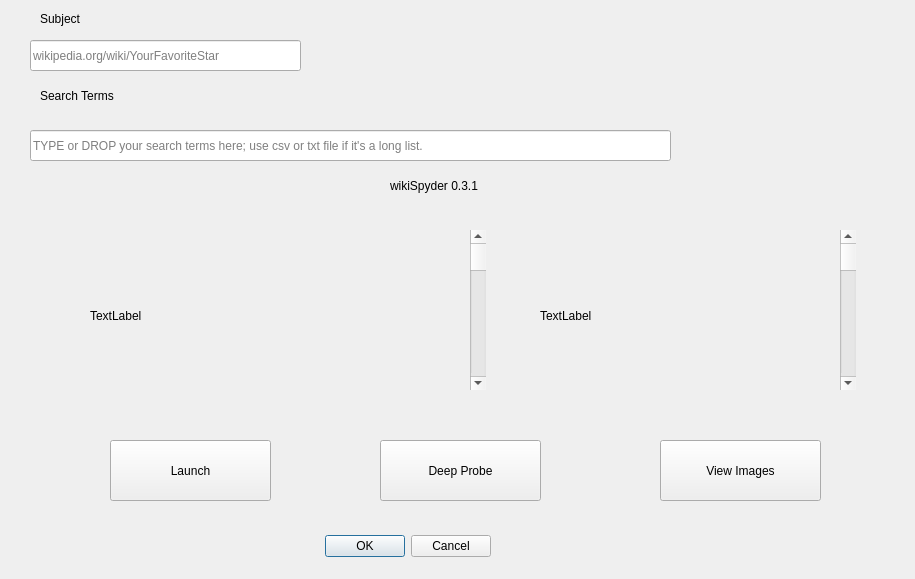
<?xml version="1.0" encoding="UTF-8"?>
<ui version="4.0">
 <class>Dialog</class>
 <widget class="QDialog" name="Dialog">
  <property name="geometry">
   <rect>
    <x>0</x>
    <y>0</y>
    <width>915</width>
    <height>579</height>
   </rect>
  </property>
  <property name="windowTitle">
   <string>Dialog</string>
  </property>
  <widget class="QDialogButtonBox" name="buttonBox">
   <property name="geometry">
    <rect>
     <x>150</x>
     <y>530</y>
     <width>341</width>
     <height>32</height>
    </rect>
   </property>
   <property name="orientation">
    <enum>Qt::Horizontal</enum>
   </property>
   <property name="standardButtons">
    <set>QDialogButtonBox::Cancel|QDialogButtonBox::Ok</set>
   </property>
  </widget>
  <widget class="QPushButton" name="pushButton">
   <property name="geometry">
    <rect>
     <x>110</x>
     <y>440</y>
     <width>161</width>
     <height>61</height>
    </rect>
   </property>
   <property name="text">
    <string>Launch</string>
   </property>
  </widget>
  <widget class="QPushButton" name="pushButton_2">
   <property name="geometry">
    <rect>
     <x>380</x>
     <y>440</y>
     <width>161</width>
     <height>61</height>
    </rect>
   </property>
   <property name="text">
    <string>Deep Probe</string>
   </property>
  </widget>
  <widget class="QPushButton" name="pushButton_3">
   <property name="geometry">
    <rect>
     <x>660</x>
     <y>440</y>
     <width>161</width>
     <height>61</height>
    </rect>
   </property>
   <property name="text">
    <string>View Images</string>
   </property>
  </widget>
  <widget class="QLineEdit" name="subject_url">
   <property name="geometry">
    <rect>
     <x>30</x>
     <y>40</y>
     <width>271</width>
     <height>31</height>
    </rect>
   </property>
   <property name="placeholderText">
    <string>wikipedia.org/wiki/YourFavoriteStar</string>
   </property>
  </widget>
  <widget class="QLineEdit" name="lineEdit_2">
   <property name="geometry">
    <rect>
     <x>30</x>
     <y>130</y>
     <width>641</width>
     <height>31</height>
    </rect>
   </property>
   <property name="placeholderText">
    <string>TYPE or DROP your search terms here; use csv or txt file if it's a long list.</string>
   </property>
  </widget>
  <widget class="QLabel" name="label">
   <property name="geometry">
    <rect>
     <x>40</x>
     <y>10</y>
     <width>161</width>
     <height>18</height>
    </rect>
   </property>
   <property name="text">
    <string>Subject</string>
   </property>
  </widget>
  <widget class="QLabel" name="label_2">
   <property name="geometry">
    <rect>
     <x>40</x>
     <y>80</y>
     <width>201</width>
     <height>31</height>
    </rect>
   </property>
   <property name="text">
    <string>Search Terms</string>
   </property>
  </widget>
  <widget class="QLabel" name="label_3">
   <property name="geometry">
    <rect>
     <x>390</x>
     <y>170</y>
     <width>201</width>
     <height>31</height>
    </rect>
   </property>
   <property name="text">
    <string>wikiSpyder 0.3.1</string>
   </property>
  </widget>
  <widget class="QLabel" name="label_4">
   <property name="geometry">
    <rect>
     <x>90</x>
     <y>210</y>
     <width>421</width>
     <height>211</height>
    </rect>
   </property>
   <property name="text">
    <string>TextLabel</string>
   </property>
  </widget>
  <widget class="QLabel" name="label_5">
   <property name="geometry">
    <rect>
     <x>540</x>
     <y>210</y>
     <width>341</width>
     <height>211</height>
    </rect>
   </property>
   <property name="text">
    <string>TextLabel</string>
   </property>
  </widget>
  <widget class="QScrollBar" name="verticalScrollBar_3">
   <property name="geometry">
    <rect>
     <x>470</x>
     <y>230</y>
     <width>16</width>
     <height>160</height>
    </rect>
   </property>
   <property name="orientation">
    <enum>Qt::Vertical</enum>
   </property>
  </widget>
  <widget class="QScrollBar" name="verticalScrollBar">
   <property name="geometry">
    <rect>
     <x>840</x>
     <y>230</y>
     <width>16</width>
     <height>160</height>
    </rect>
   </property>
   <property name="orientation">
    <enum>Qt::Vertical</enum>
   </property>
  </widget>
 </widget>
 <resources/>
 <connections>
  <connection>
   <sender>buttonBox</sender>
   <signal>accepted()</signal>
   <receiver>Dialog</receiver>
   <slot>accept()</slot>
   <hints>
    <hint type="sourcelabel">
     <x>248</x>
     <y>254</y>
    </hint>
    <hint type="destinationlabel">
     <x>157</x>
     <y>274</y>
    </hint>
   </hints>
  </connection>
  <connection>
   <sender>buttonBox</sender>
   <signal>rejected()</signal>
   <receiver>Dialog</receiver>
   <slot>reject()</slot>
   <hints>
    <hint type="sourcelabel">
     <x>316</x>
     <y>260</y>
    </hint>
    <hint type="destinationlabel">
     <x>286</x>
     <y>274</y>
    </hint>
   </hints>
  </connection>
 </connections>
</ui>
